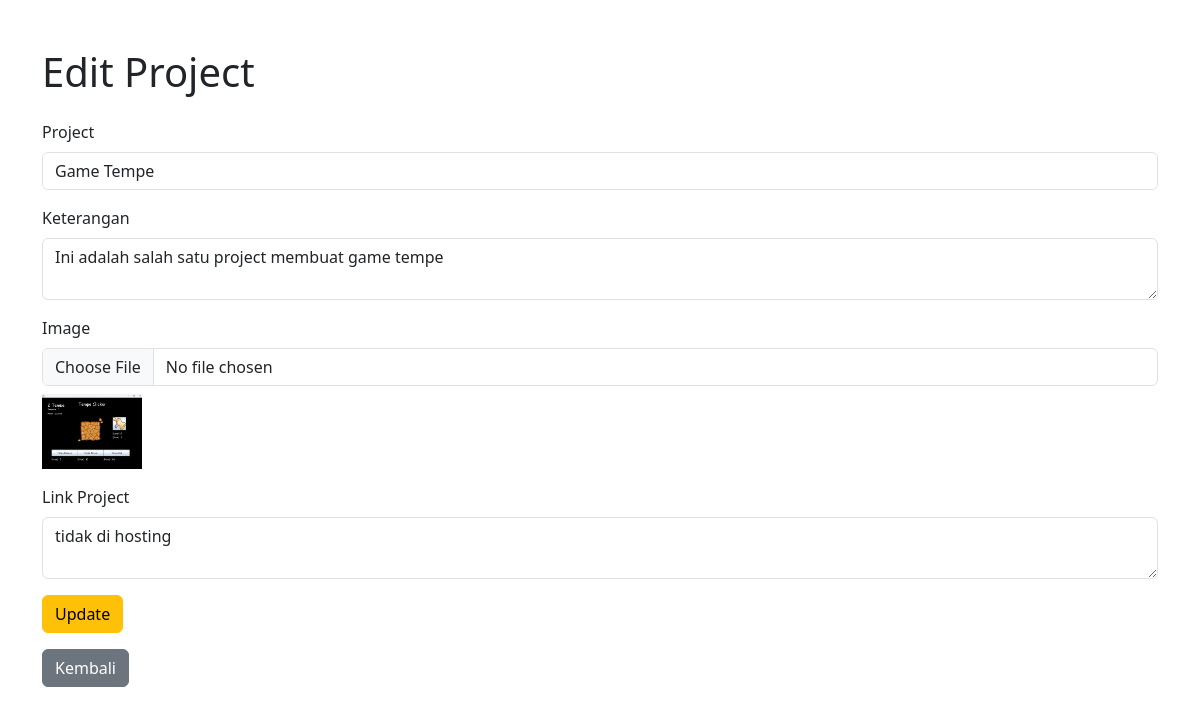
/backend/edit_pro.php?id=3, run on the app's committed database.
### tables this page shows
CREATE TABLE `project` (
  `id` int(11) NOT NULL,
  `no` int(11) NOT NULL,
  `nama_project` varchar(255) NOT NULL,
  `keterangan` varchar(255) NOT NULL,
  `image` varchar(255) NOT NULL,
  `link_project` varchar(255) NOT NULL
);

### backend/edit_pro.php (the view, shortened to what this page needs)
<?php
include 'database.php';
$id = $_GET['id'];
$sql2 = "SELECT * FROM project WHERE id = '$id'";
$result2 = $conn->query($sql2);
$row = $result2->fetch_assoc();
?>
<!DOCTYPE html>
<html lang="id">
<head>
    <link href="https://cdn.jsdelivr.net/npm/bootstrap@5.3.0-alpha1/dist/css/bootstrap.min.css"
rel="stylesheet">
</head>
<body>
    <div class="container mt-5">
        <h1 class="mb-4">Edit Project</h1>
        <form action="edit_pro.php?id=<?= $row['id'] ?>" method="POST" enctype="multipart/form-data">
            <div class="mb-3">
                <label for="nama_project" class="form-label">Project</label>
                <input type="text" class="form-control" id="nama_project" name="nama_project" value="<?= $row['nama_project'] ?>">
            </div>
            <div class="mb-3">
                <label for="keterangan" class="form-label">Keterangan</label>
                <textarea class="form-control" id="keterangan" name="keterangan"><?= $row['keterangan']
?></textarea>
            </div>
            <div class="mb-3">
                <label for="image" class="form-label">Image</label>
                <input type="file" class="form-control" id="image" name="image">
                <img src="assets/images/<?= $row['image'] ?>" width="100" class="mt-2">
            </div>
            <div class="mb-3">
                <label for="link_project" class="form-label">Link Project</label>
                <textarea class="form-control" id="link_project" name="link_project" required><?= $row['link_project'] ?>
            </textarea>
</div>
            <button type="submit" class="btn btn-warning">Update</button>
        </form>
        <a href="index.php" class="btn btn-secondary mt-3">Kembali</a>
    </div>
</body>
</html>

### data on the page
project: nama_project "Game Tempe", keterangan "Ini adalah salah satu project membuat game tempe", image (picture), link_project "tidak di hosting"
